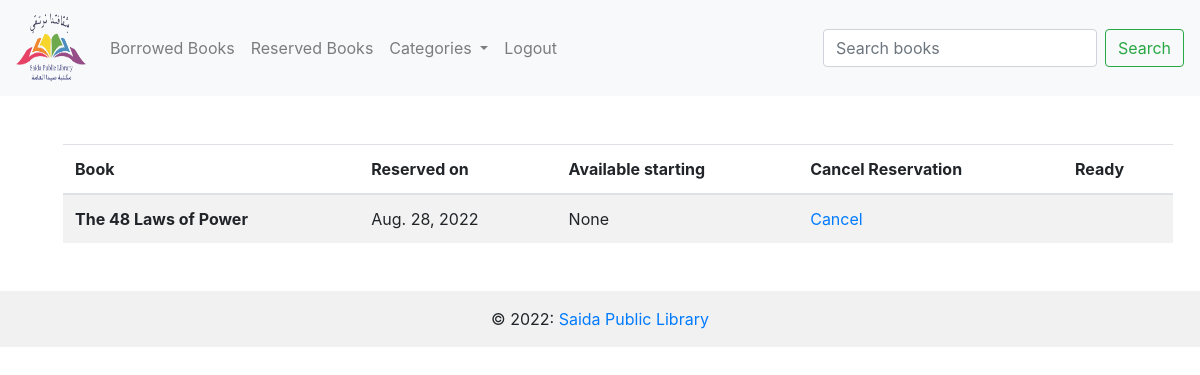
The app's page /reserved_books/12 (signed in) with its own data.
### booksTransaction/models.py (models this page shows, shortened)
class Reservation(models.Model):
    book=models.ForeignKey(Book,on_delete=models.CASCADE)
    user=models.ForeignKey(User,on_delete=models.CASCADE)
    reservation_date= models.DateField(default=datetime.datetime.now())
    is_ready=models.BooleanField(default=False)
    @property
    def availibility_date(self):
        book=Borrowing.objects.filter(book=self.book)
        if book:
            availibility_date=book.order_by('return_date')[0]
            return availibility_date.return_date

### books/models.py (models this page shows, shortened)
class Book(models.Model):
    book_title=models.CharField('book_title',max_length=120)
    description=models.TextField('description',null=True)
    author_name=models.CharField('author_name',max_length=120)
    number_of_pages=models.IntegerField('number_of_pages')
    number_of_copies=models.IntegerField('number_of_copies')
    publication_year=models.IntegerField('publication_year')
    lang_id=models.ForeignKey(Language,on_delete=models.CASCADE)
    cat_id=models.ForeignKey(Category,on_delete=models.CASCADE)
    book_img=models.ImageField(null=True,blank=True,upload_to="assets/")

### booksTransaction/views.py (the view)
# urls.py: path('reserved_books/<user_id>',booksTrans_view.reserved_books,name="reserved_books"),
@login_required(login_url='login')
def reserved_books(request,user_id):
    member=User.objects.get(pk=user_id)
    reserved_books=Reservation.objects.filter(user=member)
    return render(request,"reserved.html",{'books':reserved_books,'cats':cats})

### books/models.py (called while the page is built)
    def __str__(self):
        return self.name

### booksTransaction/templates/reserved.html (shortened to what this page needs)
{% extends 'base.html' %}
{% load static %}
{% block content %}
<table class="table table-striped">
    <thead>
      <tr>
        <th scope="col">Book</th>
        <th scope="col">Reserved on</th>
        <th scope="col">Available starting</th>
        <th scope="col">Cancel Reservation</th>
        <th scope="col">Ready</th>
      </tr>
    </thead>
    <tbody>
        {% for book in books %}
            <tr>
                <th scope="row">{{book.book.book_title}}</th>
                <td>{{book.reservation_date}}</td>
                <td>{{book.availibility_date}}</td>
                <td>
                  <a href="{% url 'cancel_reservation' book.book.id book.user.id %}">Cancel</a>
                </td>
                <td>
                </td>
            </tr>
        {% endfor %}
    </tbody>
  </table>
{% endblock %}

### records on screen
Reservation: book.book_title "The 48 Laws of Power", reservation_date "Aug. 28, 2022", availibility_date "None"
